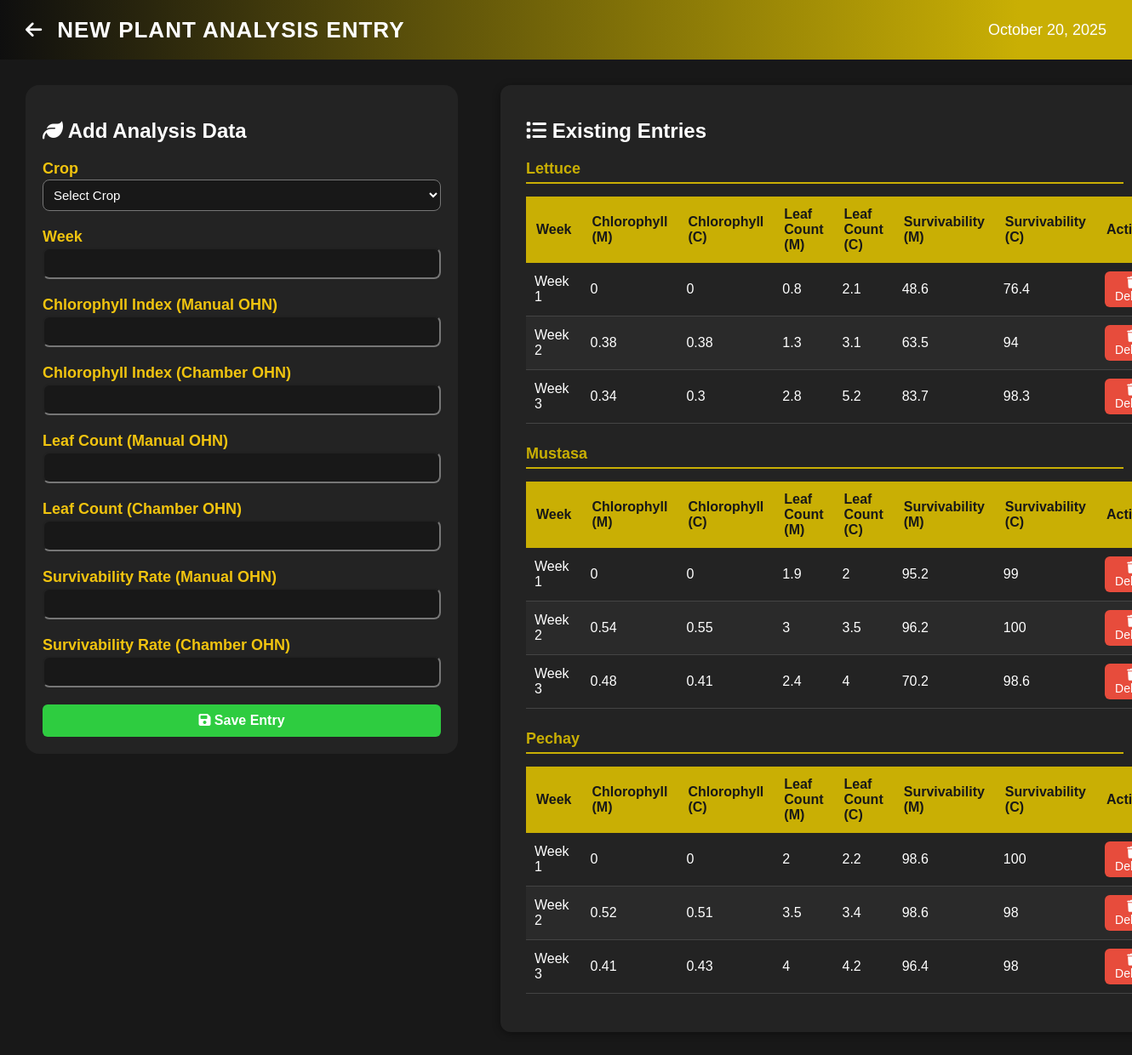
Page /newplant.php on the committed database.
### tables this page shows
CREATE TABLE `plant_analysis` (
  `id` int(11) NOT NULL,
  `crop` varchar(50) DEFAULT NULL,
  `week` int(11) DEFAULT NULL,
  `chlorophyll_manual` float DEFAULT NULL,
  `chlorophyll_chamber` float DEFAULT NULL,
  `leafcount_manual` float DEFAULT NULL,
  `leafcount_chamber` float DEFAULT NULL,
  `survivability_manual` float DEFAULT NULL,
  `survivability_chamber` float DEFAULT NULL,
  `created_at` datetime DEFAULT current_timestamp()
);

### newplant.php (the view, shortened to what this page needs)
<?php
$conn = mysqli_connect("127.0.0.1", "root", "", "permdb");
$existing_entries_sql = "SELECT * FROM plant_analysis ORDER BY crop, week";
$existing_entries_result = mysqli_query($conn, $existing_entries_sql);
$existing_entries = [];
while ($row = mysqli_fetch_assoc($existing_entries_result)) {
    $existing_entries[] = $row;
}
?>
<!DOCTYPE html>
<html lang="en">
<head>
    <link rel="stylesheet" href="https://cdnjs.cloudflare.com/ajax/libs/font-awesome/6.4.0/css/all.min.css">
</head>
<body>
    <div class="header">
        <div style="display: flex; align-items: center;">
            <a href="analysis.php" style="color:#fff; text-decoration:none; margin-right:18px;">
                <i class="fas fa-arrow-left" style="font-size:22px;"></i>
            </a>
            <span class="header-title">NEW PLANT ANALYSIS ENTRY</span>
        </div>
        <span class="header-date"><?php echo date("F d, Y"); ?></span>
    </div>
    <div class="container">
        <div class="form-container">
            <h2><i class="fas fa-leaf"></i> Add Analysis Data</h2>
            <form method="post" autocomplete="off">
                <div class="form-group">
                    <label for="crop">Crop</label>
                    <select name="crop" id="crop" required>
                        <option value="">Select Crop</option>
                    </select>
                </div>
                <div class="form-group">
                    <label for="week">Week</label>
                    <input type="number" name="week" id="week" min="1" max="52" required>
                </div>
                <div class="form-group">
                    <label for="chlorophyll_manual">Chlorophyll Index (Manual OHN)</label>
                    <input type="number" step="0.01" name="chlorophyll_manual" id="chlorophyll_manual" required>
                </div>
                <div class="form-group">
                    <label for="chlorophyll_chamber">Chlorophyll Index (Chamber OHN)</label>
                    <input type="number" step="0.01" name="chlorophyll_chamber" id="chlorophyll_chamber" required>
                </div>
                <div class="form-group">
                    <label for="leafcount_manual">Leaf Count (Manual OHN)</label>
                    <input type="number" step="0.01" name="leafcount_manual" id="leafcount_manual" required>
                </div>
                <div class="form-group">
                    <label for="leafcount_chamber">Leaf Count (Chamber OHN)</label>
                    <input type="number" step="0.01" name="leafcount_chamber" id="leafcount_chamber" required>
                </div>
                <div class="form-group">
                    <label for="survivability_manual">Survivability Rate (Manual OHN)</label>
                    <input type="number" step="0.01" name="survivability_manual" id="survivability_manual" required>
                </div>
                <div class="form-group">
                    <label for="survivability_chamber">Survivability Rate (Chamber OHN)</label>
                    <input type="number" step="0.01" name="survivability_chamber" id="survivability_chamber" required>
                </div>
                <button type="submit" class="btn-submit"><i class="fas fa-save"></i> Save Entry</button>
            </form>
        </div>
        <div class="entries-container">
            <h2><i class="fas fa-list"></i> Existing Entries</h2>
            <?php if (empty($existing_entries)): ?>
                <div class="no-entries">No entries found. Add your first entry using the form.</div>
            <?php else: ?>
                <?php
                $grouped_entries = [];
                foreach ($existing_entries as $entry) {
                    $grouped_entries[$entry['crop']][] = $entry;
                }
                foreach ($grouped_entries as $crop => $entries):
                ?>
                    <div class="crop-section">
                        <div class="crop-title"><?php echo $crop; ?></div>
                        <table class="entries-table">
                            <thead>
                                <tr>
                                    <th>Week</th>
                                    <th>Chlorophyll (M)</th>
                                    <th>Chlorophyll (C)</th>
                                    <th>Leaf Count (M)</th>
                                    <th>Leaf Count (C)</th>
                                    <th>Survivability (M)</th>
                                    <th>Survivability (C)</th>
                                    <th>Action</th>
                                </tr>
                            </thead>
                            <tbody>
                                <?php foreach ($entries as $entry): ?>
                                <tr>
                                    <td>Week <?php echo $entry['week']; ?></td>
                                    <td><?php echo $entry['chlorophyll_manual']; ?></td>
                                    <td><?php echo $entry['chlorophyll_chamber']; ?></td>
                                    <td><?php echo $entry['leafcount_manual']; ?></td>
                                    <td><?php echo $entry['leafcount_chamber']; ?></td>
                                    <td><?php echo $entry['survivability_manual']; ?></td>
                                    <td><?php echo $entry['survivability_chamber']; ?></td>
                                    <td>
                                        <form method="post" style="display: inline;">
                                            <button type="submit" class="btn-delete" onclick="return confirm('Are you sure you want to delete this entry?')">
                                                <i class="fas fa-trash"></i> Delete
                                            </button>
                                        </form>
                                    </td>
                                </tr>
                                <?php endforeach; ?>
                            </tbody>
                        </table>
                    </div>
                <?php endforeach; ?>
            <?php endif; ?>
        </div>
    </div>
</body>
</html>

### newplant.php (style rules this page uses)
body { background: #181818; color: #fff; font-family: Arial, sans-serif; margin: 0; }
.header { background: linear-gradient(to right, #0d0d0ddb, #c9af04 90%); display: flex; align-items: center; justify-content: space-between; padding: 0 30px; height: 70px; }
.header-title { font-size: 26px; font-weight: bold; letter-spacing: 1px; }
.header-date { font-size: 18px; }
.container { display: grid; grid-template-columns: 40% 60%; align-items: start; gap: 50px; padding: 30px; max-width: 1400px; margin: 0 auto; }
form { display: grid; gap: 20px; }
.form-group { display: grid; gap: 2px }
.form-container { flex: 1; background: #232323; padding: 20px; border-radius: 16px; }
.form-group label { display: block; font-size: large; font-weight: bold; color: #f1c40f; }
.form-group input, .form-group select { color: #fff; padding: 8px; font-size: 15px; border-radius: 8px; background: #181818; }
.entries-container { padding: 20px 30px; background: #232323; border-radius: 12px; box-shadow: 0 2px 10px #0006; flex: 1; }
.btn-submit { background: #2ecc40; color: #fff; border: none; border-radius: 6px; padding: 10px 24px; font-size: 16px; font-weight: bold; cursor: pointer; transition: background 0.2s; width: 100%; }
.btn-delete { background: #e74c3c; color: #fff; border: none; border-radius: 6px; padding: 5px 12px; font-size: 14px; cursor: pointer; transition: background 0.2s; }
.entries-table { width: 100%; border-collapse: collapse; margin-top: 15px; }
.entries-table th { background: #c9af04; color: #181818; padding: 12px; text-align: left; font-weight: bold; }
.entries-table td { padding: 10px; border-bottom: 1px solid #444; }
.entries-table tr:nth-child(even) { background: #2a2a2a; }
.crop-section { margin-bottom: 25px; }
.crop-title { color: #c9af04; font-size: 18px; font-weight: bold; margin-bottom: 10px; padding-bottom: 5px; border-bottom: 2px solid #c9af04; }

### rows in the picture
plant_analysis: week "1", chlorophyll_manual "0", chlorophyll_chamber "0", leafcount_manual "0.8", leafcount_chamber "2.1", survivability_manual "48.6", survivability_chamber "76.4"
plant_analysis: week "2", chlorophyll_manual "0.38", chlorophyll_chamber "0.38", leafcount_manual "1.3", leafcount_chamber "3.1", survivability_manual "63.5", survivability_chamber "94"
plant_analysis: week "3", chlorophyll_manual "0.34", chlorophyll_chamber "0.3", leafcount_manual "2.8", leafcount_chamber "5.2", survivability_manual "83.7", survivability_chamber "98.3"
plant_analysis: week "1", chlorophyll_manual "0", chlorophyll_chamber "0", leafcount_manual "1.9", leafcount_chamber "2", survivability_manual "95.2", survivability_chamber "99"
plant_analysis: week "2", chlorophyll_manual "0.54", chlorophyll_chamber "0.55", leafcount_manual "3", leafcount_chamber "3.5", survivability_manual "96.2", survivability_chamber "100"
plant_analysis: week "3", chlorophyll_manual "0.48", chlorophyll_chamber "0.41", leafcount_manual "2.4", leafcount_chamber "4", survivability_manual "70.2", survivability_chamber "98.6"
plant_analysis: week "1", chlorophyll_manual "0", chlorophyll_chamber "0", leafcount_manual "2", leafcount_chamber "2.2", survivability_manual "98.6", survivability_chamber "100"
plant_analysis: week "2", chlorophyll_manual "0.52", chlorophyll_chamber "0.51", leafcount_manual "3.5", leafcount_chamber "3.4", survivability_manual "98.6", survivability_chamber "98"
plant_analysis: week "3", chlorophyll_manual "0.41", chlorophyll_chamber "0.43", leafcount_manual "4", leafcount_chamber "4.2", survivability_manual "96.4", survivability_chamber "98"

### other values in the picture
$crop "Lettuce"
$crop "Mustasa"
$crop "Pechay"
